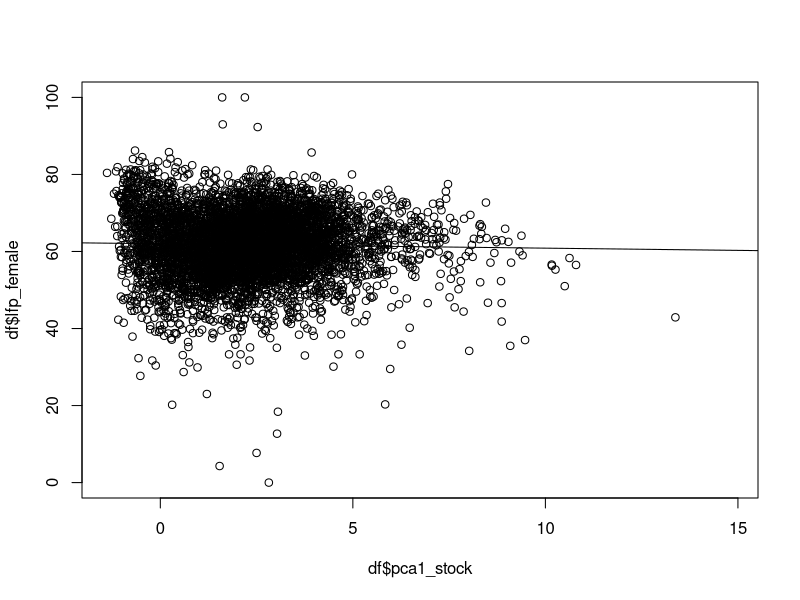
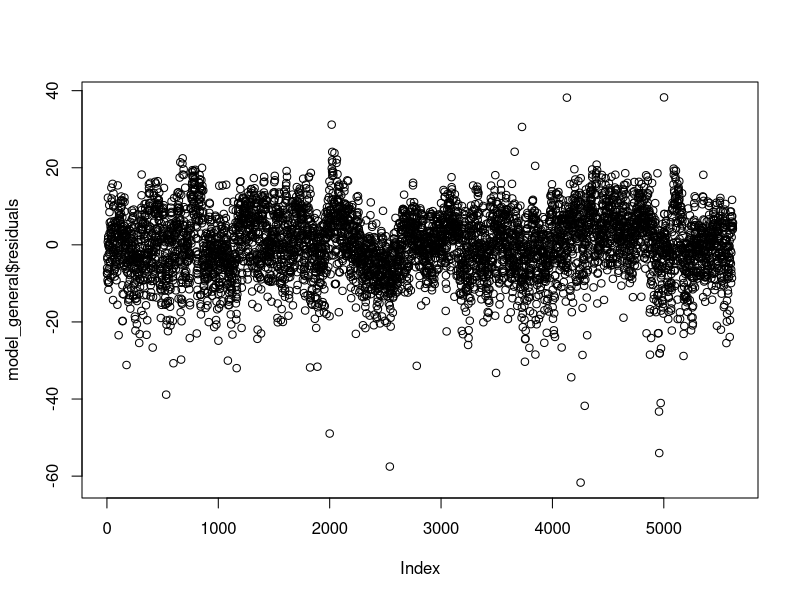
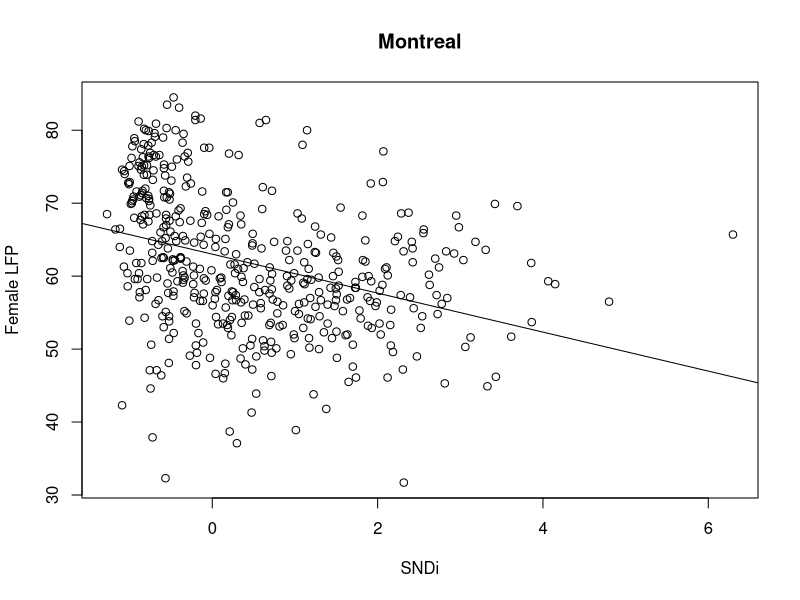
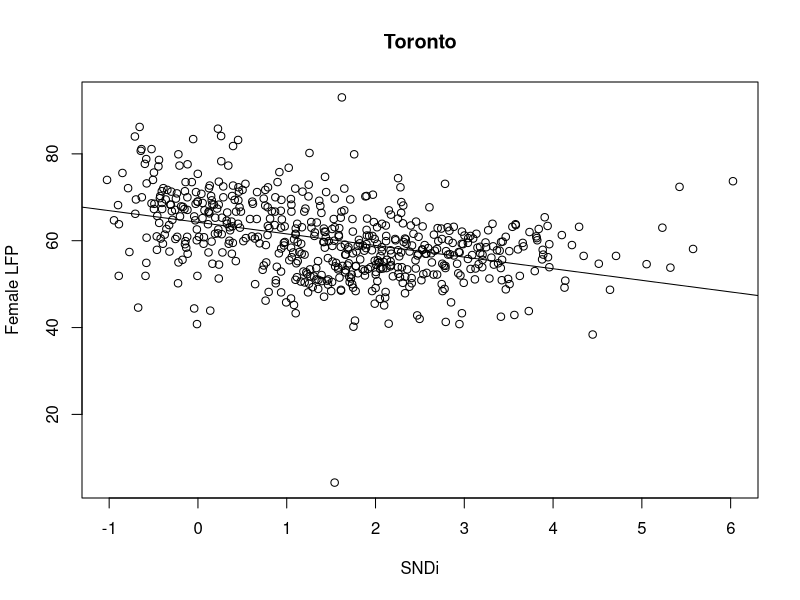
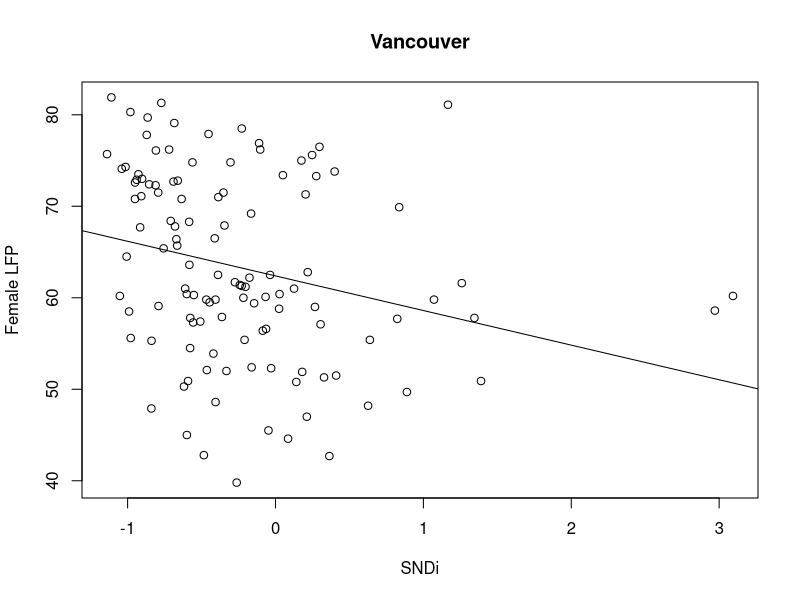
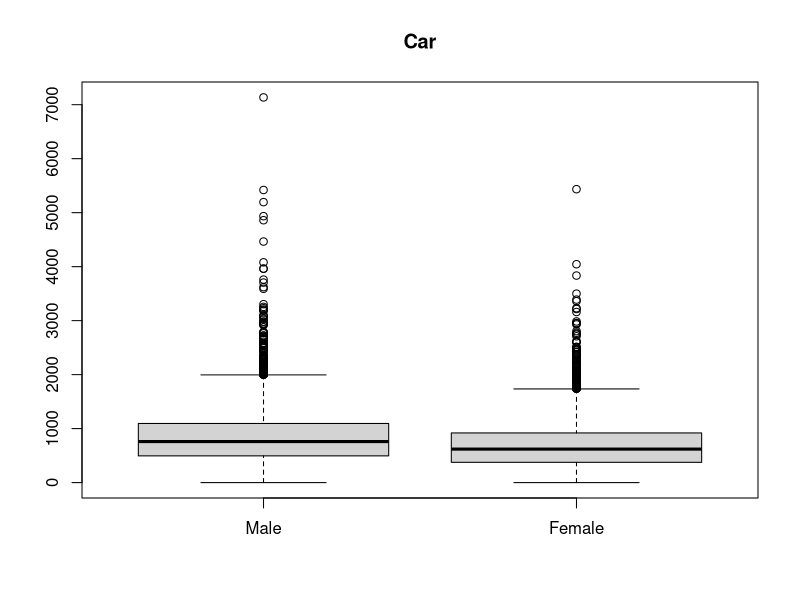
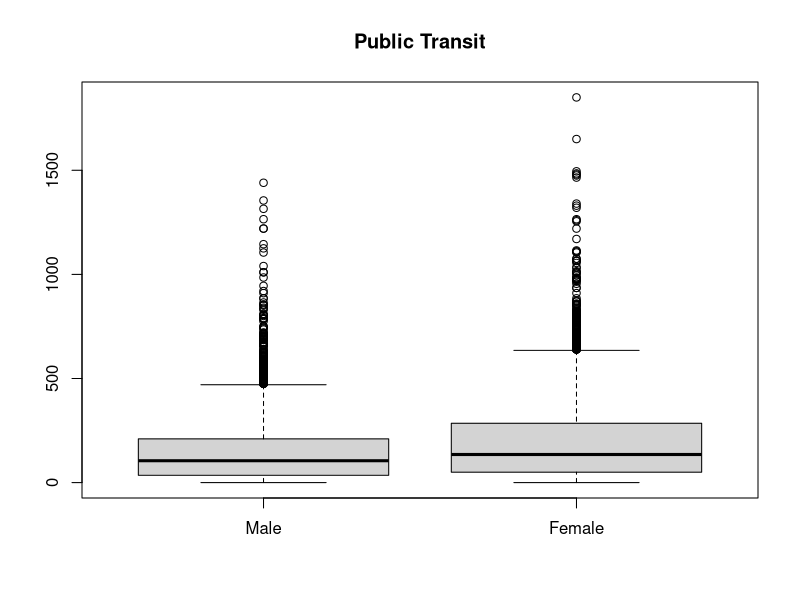
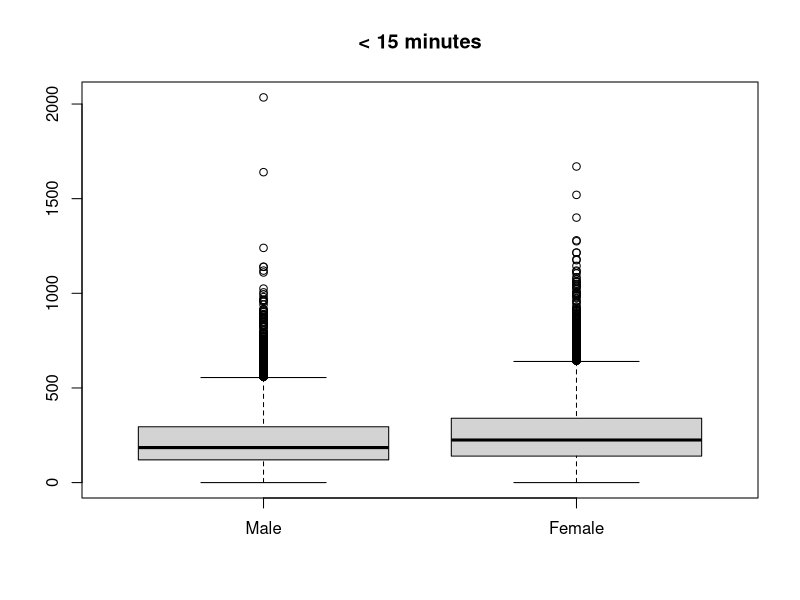

These charts were generated, in order, by the following R code:
## ---- chunk 1
knitr::opts_chunk$set(echo = TRUE)
## ---- chunk 2
df <- read.csv('data/CA16_CTs_all.csv')
model_general <- lm(lfp_female ~ pca1_stock, data=df)
summary(model_general)
plot(df$lfp_female ~ df$pca1_stock)
abline(model_general)
plot(model_general$residuals)
## ---- chunk 3
mtl_data <- df[df$region_name == "Montréal",]
model_mtl <- lm(lfp_female ~ pca1_stock, data=mtl_data)
plot(mtl_data$lfp_female ~ mtl_data$pca1_stock, main="Montreal", xlab="SNDi", ylab="Female LFP")
abline(model_mtl)
summary(model_mtl)
## ---- chunk 4
to_data <- df[df$region_name == "Toronto",]
model_to <- lm(lfp_female ~ pca1_stock, data=to_data)
plot(to_data$lfp_female ~ to_data$pca1_stock, main="Toronto", xlab="SNDi", ylab="Female LFP")
abline(model_to)
summary(model_to)
## ---- chunk 5
van_data <- df[df$region_name == "Vancouver",]
model_van <- lm(lfp_female ~ pca1_stock, data=van_data)
plot(van_data$lfp_female ~ van_data$pca1_stock, main="Vancouver", xlab="SNDi", ylab="Female LFP")
abline(model_van)
summary(model_van)
## ---- chunk 6
boxplot(df$commute_car_male, df$commute_car_female, main="Car", names=c("Male", "Female"))
boxplot(df$commute_publictransit_male, df$commute_publictransit_female, main="Public Transit", names=c("Male", "Female"))
## ---- chunk 7
boxplot(df$commute_time_lt15_male, df$commute_time_lt15_female, main="< 15 minutes", names=c("Male", "Female"))
boxplot(df$commute_time_15to29_male, df$commute_time_15to29_female, main = "15 - 29 minutes", names=c("Male", "Female"))
boxplot(df$commute_time_30to44_male, df$commute_time_30to44_female, main = "30 - 44 minutes", names=c("Male", "Female"))
boxplot(df$commute_time_45to59_male, df$commute_time_45to59_female, main = "45 - 59 minutes", names=c("Male", "Female"))
boxplot(df$commute_time_gt60_male, df$commute_time_gt60_female, main = "> 60 minutes", names=c("Male", "Female"))
## ---- chunk 8
model_multi <- lm(df$lfp_female ~ df$avg_hh_size 
                  + df$hh_with_children_single_parents 
                  + df$hh_with_children_couples
                  + df$med_hh_income_thousands
                  + df$avg_rooms_per_dwelling
                  + df$commute_car_female 
                  + df$commute_publictransit_female
                  + df$commute_time_lt15_female
                  + df$commute_time_15to29_female
                  + df$commute_time_30to44_female
                  + df$commute_time_45to59_female
                  + df$commute_time_gt60_female
                  + df$pca1_stock)
summary(model_multi)
